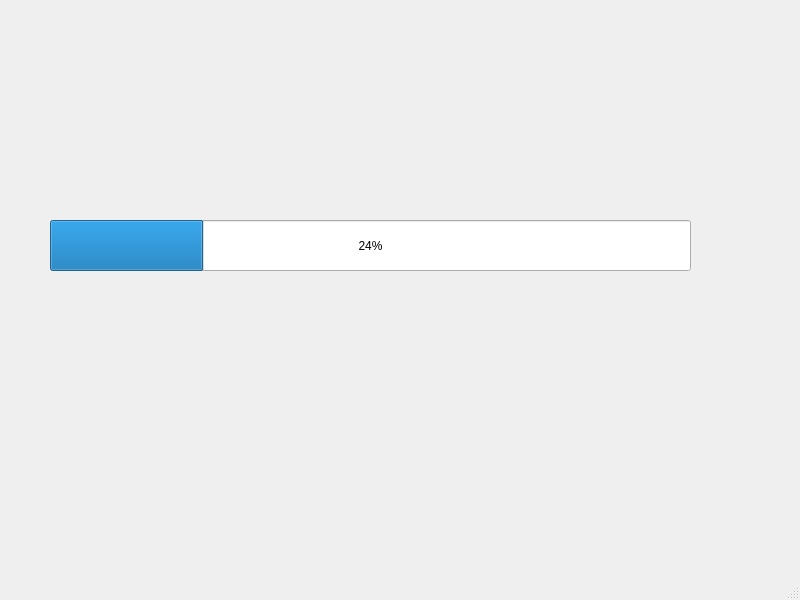
<?xml version="1.0" encoding="UTF-8"?>
<ui version="4.0">
 <class>MainWindow</class>
 <widget class="QMainWindow" name="MainWindow">
  <property name="geometry">
   <rect>
    <x>0</x>
    <y>0</y>
    <width>800</width>
    <height>600</height>
   </rect>
  </property>
  <property name="windowTitle">
   <string>LaptopQCToolsUpdate</string>
  </property>
  <widget class="QWidget" name="centralwidget">
   <widget class="QProgressBar" name="progressBar">
    <property name="geometry">
     <rect>
      <x>50</x>
      <y>220</y>
      <width>641</width>
      <height>51</height>
     </rect>
    </property>
    <property name="value">
     <number>24</number>
    </property>
   </widget>
  </widget>
  <widget class="QMenuBar" name="menubar">
   <property name="geometry">
    <rect>
     <x>0</x>
     <y>0</y>
     <width>800</width>
     <height>23</height>
    </rect>
   </property>
  </widget>
  <widget class="QStatusBar" name="statusbar"/>
 </widget>
 <resources/>
 <connections/>
</ui>
